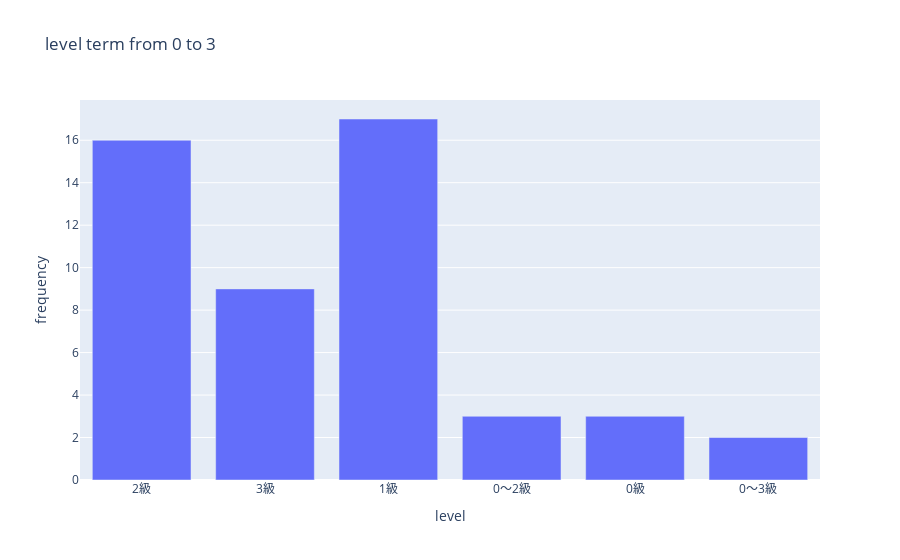

The notebook cell this image was saved under:
### Code cell
import plotly.express as px
import pandas as pd

px.bar(result, x='level', y='frequency', title='level term from 0 to 3')

### Figure 1 — Plotly figure (JSON) as saved in the notebook; plotly's stock layout.template omitted (floating-point values rounded to 4 significant figures)
{"data": [{"alignmentgroup": "True", "hovertemplate": "level=%{x}<br>frequency=%{y}<extra></extra>", "legendgroup": "", "marker": {"color": "#636efa", "pattern": {"shape": ""}}, "name": "", "offsetgroup": "", "orientation": "v", "showlegend": false, "textposition": "auto", "type": "bar", "x": ["2級", "3級", "1級", "0～2級", "0級", "0～3級"], "xaxis": "x", "y": [16, 9, 17, 3, 3, 2], "yaxis": "y"}], "layout": {"barmode": "relative", "legend": {"tracegroupgap": 0}, "title": {"text": "level term from 0 to 3"}, "xaxis": {"anchor": "y", "domain": [0, 1], "title": {"text": "level"}}, "yaxis": {"anchor": "x", "domain": [0, 1], "title": {"text": "frequency"}}}}
